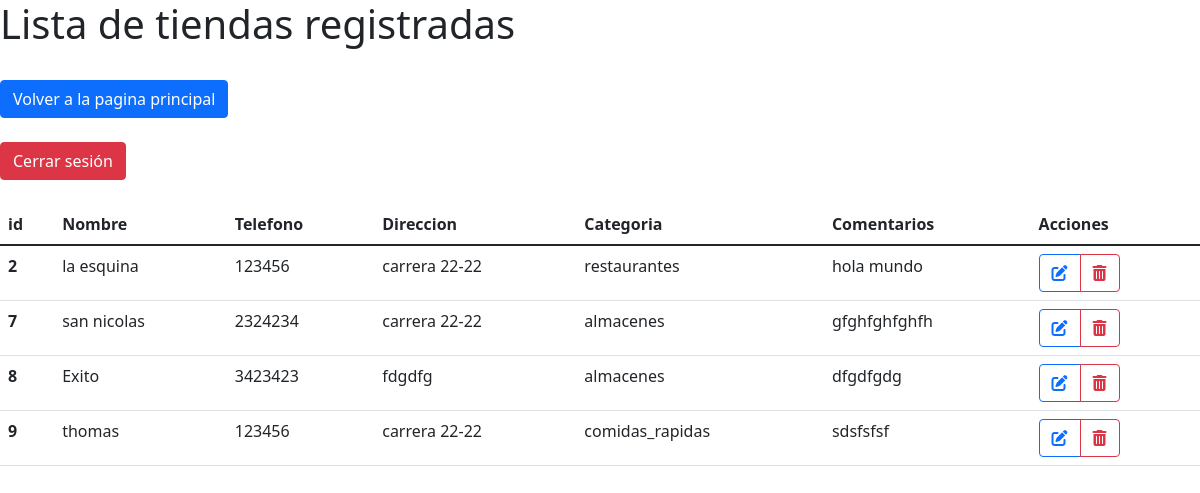
Before: /php/login.php with the older database file.
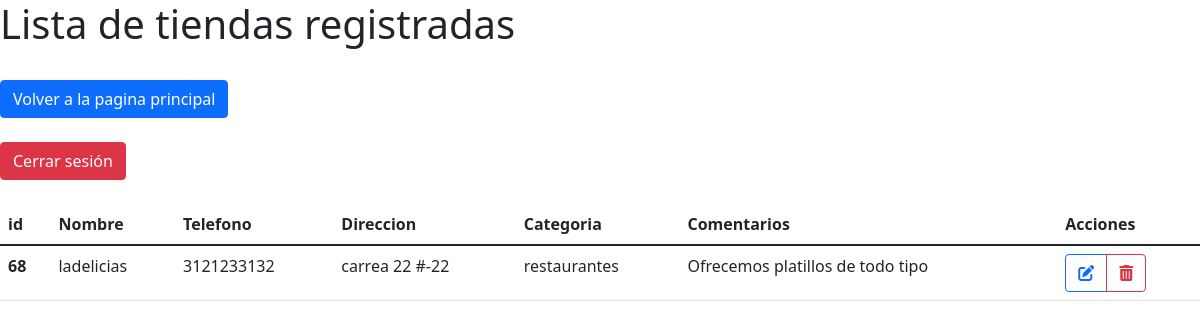
After: the same page with the newer database file.
### tables this page shows
CREATE TABLE `tiendas` (
  `id` int(20) NOT NULL,
  `nombre` varchar(20) NOT NULL,
  `telefono` varchar(30) NOT NULL,
  `direccion` varchar(20) NOT NULL,
  `categoria` varchar(20) NOT NULL,
  `comentarios` varchar(50) NOT NULL,
  `url_image` varchar(100) NOT NULL
);

### php/login.php (the view, shortened to what this page needs)
<?php
$servername = "localhost";
$database = "cocorna";
$username = "root";
$password = "";
$conn = mysqli_connect($servername, $username, $password, $database);
$registros = mysqli_query($conn, "SELECT * FROM tiendas") or
    die("problemas en el select:" . mysqli_error($conexion));
?>
<!doctype html>
<html lang="es">
<head>
    <link href="https://cdn.jsdelivr.net/npm/bootstrap@5.1.3/dist/css/bootstrap.min.css" rel="stylesheet">
</head>
<body class="wrapper">
    <h1>Lista de tiendas registradas<strong></strong></h1>
    <br>
    <a href="../index.php" class="btn btn-primary">Volver a la pagina principal</a>
    <br>
    <br>
    <a href="destroy.php" class="btn btn-danger">Cerrar sesión</a>
    <br><br>
    <div>
        <table class="table">
            <thead>
                <tr>
                    <th scope="col">id</th>
                    <th scope="col">Nombre</th>
                    <th scope="col">Telefono</th>
                    <th scope="col">Direccion</th>
                    <th scope="col">Categoria</th>
                    <th scope="col">Comentarios</th>
                    <th scope="col">Acciones</th>
                </tr>
            </thead>
            <tbody>
                <?php while ($reg = mysqli_fetch_array($registros)) { ?>
                    <tr>
                        <th scope="row"><?php echo $reg['id']; ?></th>
                        <td><?php echo $reg['nombre']; ?></td>
                        <td><?php echo $reg['telefono']; ?></td>
                        <td><?php echo $reg['direccion']; ?></td>
                        <td><?php echo $reg['categoria']; ?></td>
                        <td><?php echo $reg['comentarios']; ?></td>
                        <td>
                            <div class="btn-group" role="group" aria-label="Basic outlined example">
                                <a href="edit.php?id=<?php echo $reg['id'] ?>" class="btn btn-outline-primary">
                                    <i class="fas fa-edit"></i>
                                </a>
                                <a href="delete.php?id=<?php echo $reg['id'] ?>"
                                onclick="return confirmar_envio()" class="btn btn-outline-danger">
                                <i class="fas fa-trash-alt"></i>
                                </a>
                        </td>
                    </tr>
                <?php } ?>
            </tbody>
        </table>
    </div>
</body>
</html>

Changed rows visible on the page:
removed tiendas: id "2", nombre "la esquina", telefono "123456", direccion "carrera 22-22", categoria "restaurantes", comentarios "hola mundo"
removed tiendas: id "7", nombre "san nicolas", telefono "2324234", direccion "carrera 22-22", categoria "almacenes", comentarios "gfghfghfghfh"
removed tiendas: id "8", nombre "Exito", telefono "3423423", direccion "fdgdfg", categoria "almacenes", comentarios "dfgdfgdg"
removed tiendas: id "9", nombre "thomas", telefono "123456", direccion "carrera 22-22", categoria "comidas_rapidas", comentarios "sdsfsfsf"
added tiendas: id "68", nombre "ladelicias", telefono "3121233132", direccion "carrea 22 #-22", categoria "restaurantes", comentarios "Ofrecemos platillos de todo tipo"
